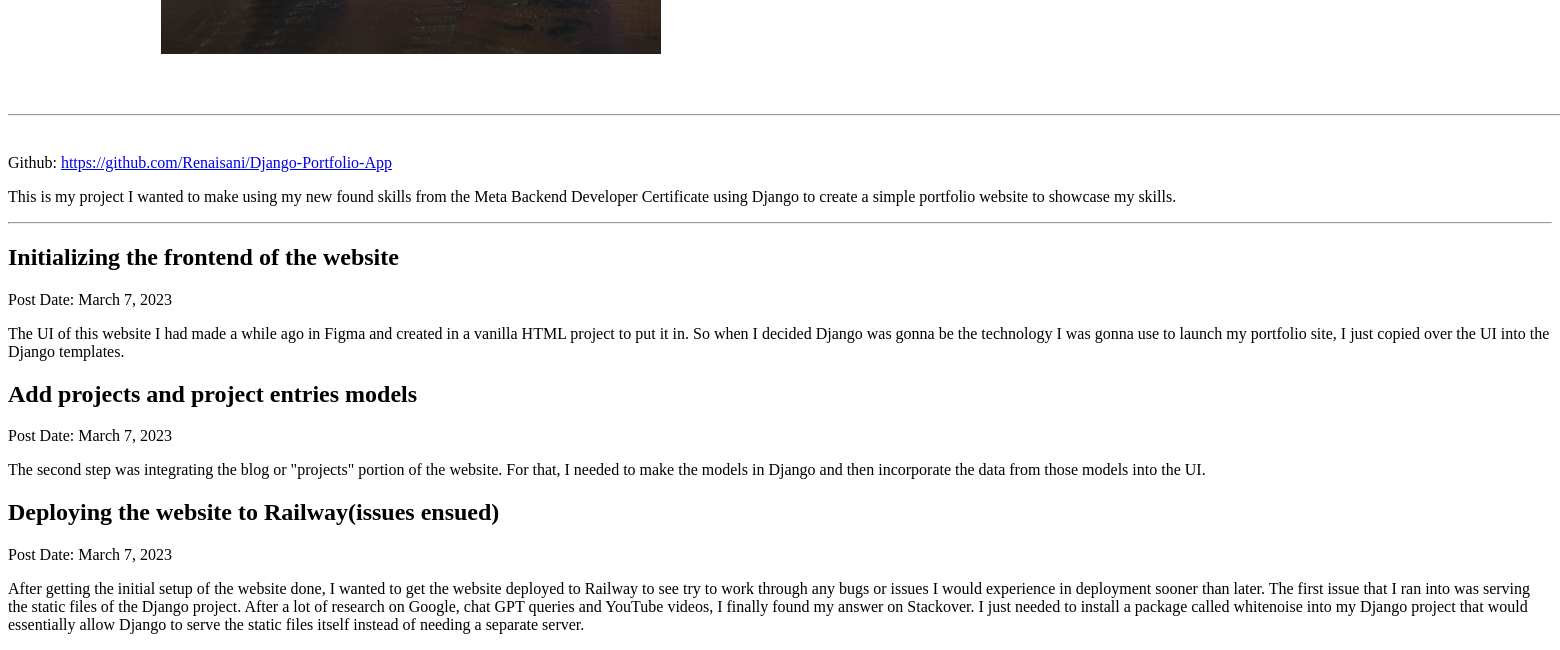
Before: /projects/2 (lower part) with the older database file.
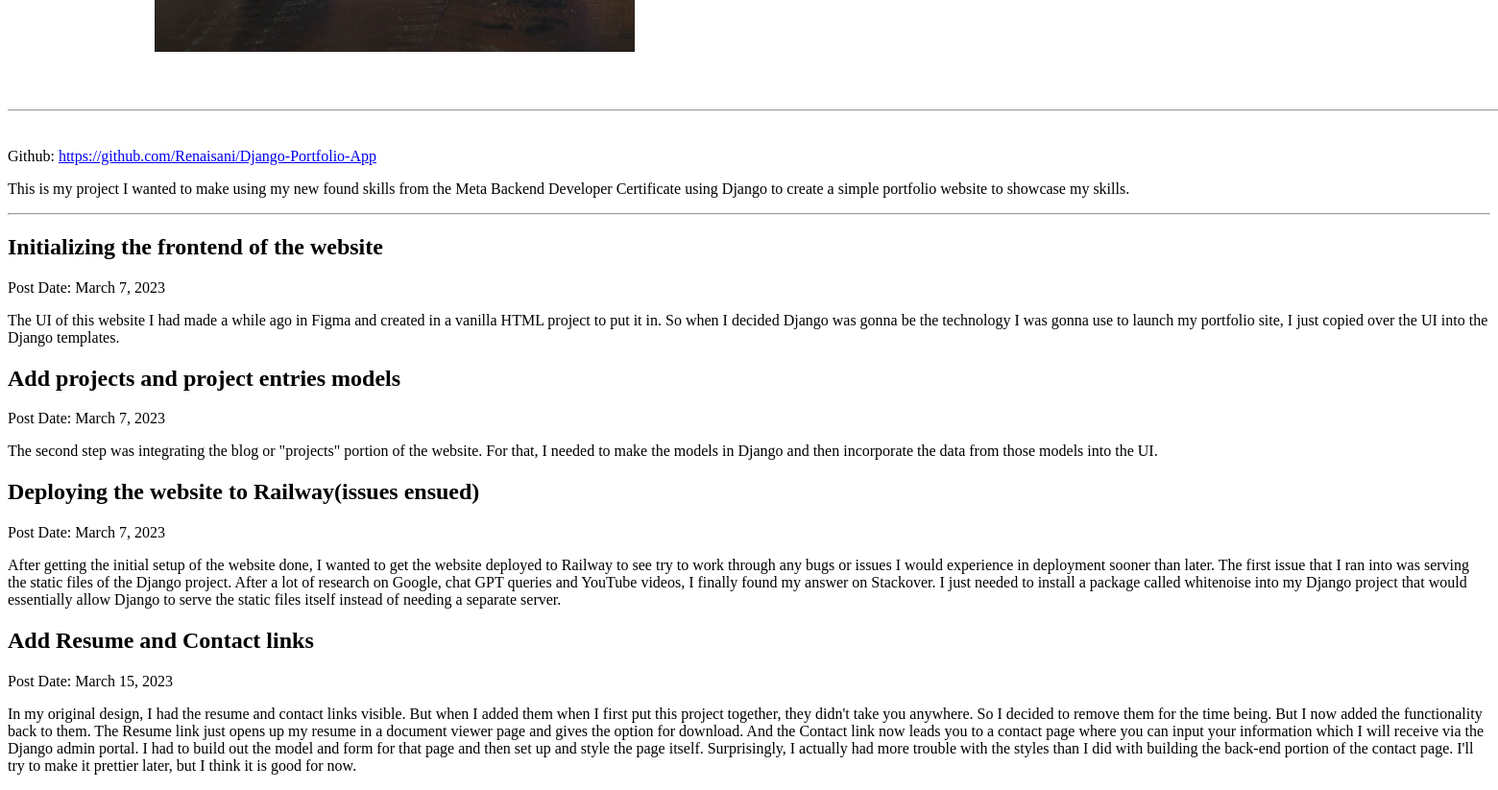
After: the same page with the newer database file.
### portfolioApp/models.py (models this page shows, shortened)
class ProjectEntry(models.Model):
    project_id = models.ForeignKey(Projects, on_delete=models.CASCADE)
    post_title = models.CharField(max_length=255)
    post_date = models.DateTimeField(auto_now_add=True)
    content = models.TextField(max_length=1000, default='')

### portfolioApp/views.py (the view)
# urls.py: path("projects/<int:project_id>", views.project_page, name="project_page"),
def project_page(request, project_id=None):
    if project_id:
        project = Projects.objects.get(pk=project_id)
        project_entries = ProjectEntry.objects.filter(project_id=project_id)
        project_data = {"project": project, "project_entries": project_entries}
    else:
        project = {}
    return render(request, "project_page.html", project_data)

### portfolioApp/models.py (called while the page is built)
    def get_image_name(self):
        return os.path.basename(self.project_image.name)

### portfolioApp/templates/project_page.html (shortened to what this page needs)
{% extends "base.html" %}
{% block content %}
{% load static %}
<div class="project-box">
    <div class="project-title-section">
        <img src="{% static 'assets/' %}{{ project.get_image_name }}" alt="Project Photo">
    </div>
    <div class="project-content">
        <p class="github-link">Github: <a href="{{project.github_link}}">{{project.github_link}}</a></p>
        <p class="project-description">{{project.description}}</p>
    </div>
</div>
<hr>
<div class="project-entries">
    {% for project_entry in project_entries %}
    <div class="entry-box">
        <h2>{{project_entry.post_title}}</h2>
        <p>Post Date: {{project_entry.post_date.date}}</p>
        <p>{{project_entry.content}}</p>
    </div>
    {% endfor %}
</div>
{% endblock %}

Changed rows visible on the page:
added ProjectEntry: post_title "Add Resume and Contact links", post_date "March 15, 2023", content "In my original design, I had the resume and contact links visible. But when I added them when I first put this project together, they didn't take you anywhere. So I decided to remove them for the time being. But I now added the functionality back to them. The Resume link just opens up my resume in a document viewer page and gives the option for download. And the Contact link now leads you to a contact page where you can input your information which I will receive via the Django admin portal. I had to build out the model and form for that page and then set up and style the page itself. Surprisingly, I actually had more trouble with the styles than I did with building the back-end portion of…"
